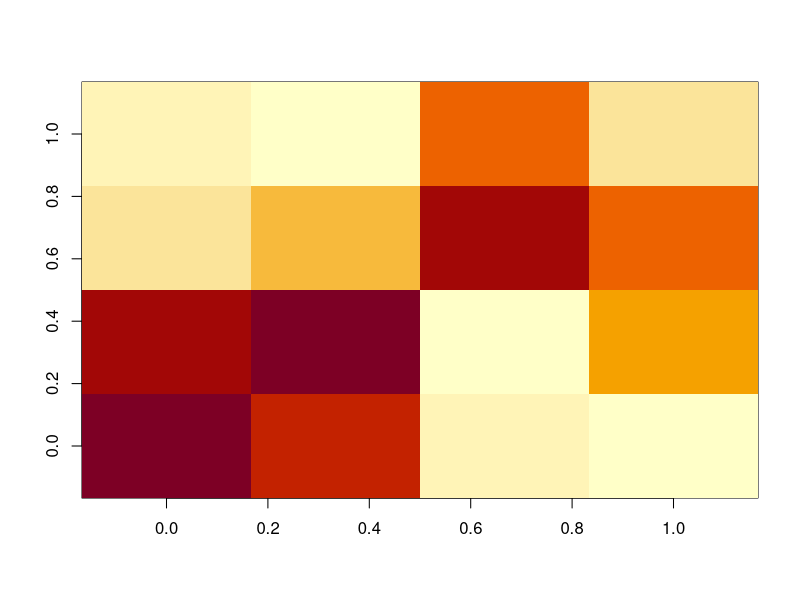
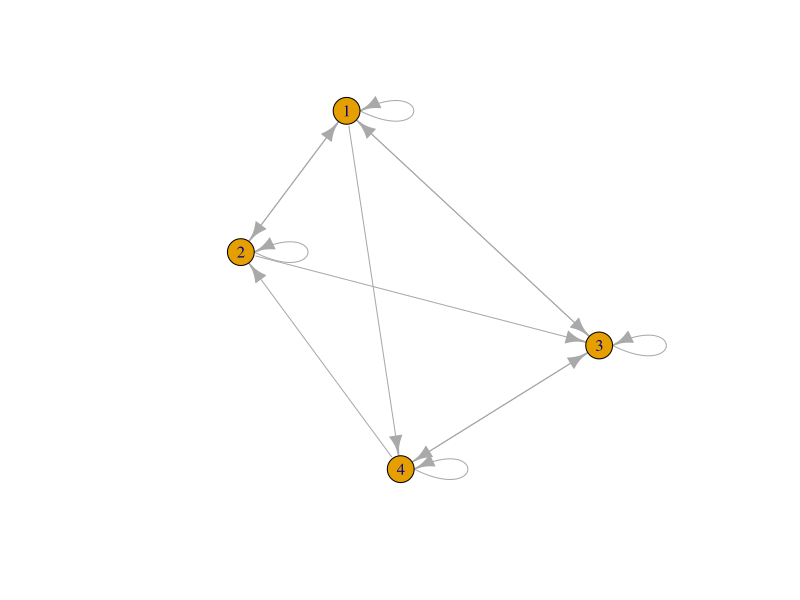

Source code (R) for these figures, in order: (Note: this script raises an error after producing the figures.)
library(igraph)
library(ggplot2)
#movemat is an adjacency matrix, (i,j) is the connectivity of i to j
movemat = matrix(c(1,.8,.1,0,
                   .9,1,0,.5,
                   .2,.4,.9,.6,
                   .1,.0,.6,.2),ncol=4)

image(movemat)
#construct network
gall<-graph.adjacency(as.matrix(movemat),weighted=T,mode="directed")


plot.igraph(gall)
degree(gall)
closeness(gall)
betweenness(gall)
evcent(gall)$vector

commall=cluster_walktrap(gall,weights=E(gall)$weight,merges=TRUE,modularity=TRUE) #this creates an object that stores the heirarchical community structure

commall$membership # returns a string of values that tells you community membership of each node (in this case, there are 4 nodes)
# if the row/column order corresponds with the rows in a shapefile or a data frame, you could just attach this onto the shapefile directly
# e.g. shapefile$community_membership = commall$membership
# (just make sure the rows correspond to the rows/columns in your adjacency matrix first)


cut_at(commall,no=2) # you can manually define the number of communities


#virginia data example
library(sf)
VA_shp=read_sf(dsn="VA_shapefile_wpop",
               layer="VA_shapefile_wpop",stringsAsFactors = F)

adjmat = read.csv("VAmatrix_average.csv",row.names=1,header=T, check.names = F)


g<-graph.adjacency(as.matrix(adjmat),weighted=T,mode="undirected")
g <- simplify(g)
plot.igraph(g)

comm_struct=cluster_walktrap(g,weights=E(g)$weight,merges=TRUE)

community_structure = data.frame(FIPS = as.numeric(comm_struct$names), community = comm_struct$membership)

VA_shp_with_comm = merge(VA_shp, community_structure, by.x = "STCOFIPS", by.y = "FIPS")

ggplot()+ 
  geom_sf(data=VA_shp_with_comm,aes(fill=as.factor(community)))+
  scale_fill_brewer(guide="none",palette="Set3") 
ggtitle("Community structure")++theme_bw()

eigenvector_centrality = data.frame(FIPS = names(evcent(g)$vector), evec = evcent(g)$vector)
VA_shp_with_evec = merge(VA_shp, eigenvector_centrality, by.x = "STCOFIPS", by.y = "FIPS")

ggplot()+ 
  geom_sf(data=VA_shp_with_evec,aes(fill=evec))+
  scale_fill_distiller(palette="YlOrRd" , direction = 1)  +
  ggtitle("Eigenvector centrality")+
  theme_bw()

#degree distribution
adjmat_degree = adjmat
diag(adjmat_degree) = 0

hist(colSums(adjmat))
VA_shp$degree = colSums(adjmat)
ggplot()+ 
  geom_sf(data=VA_shp,aes(fill=degree))+
  scale_fill_distiller(palette="YlOrRd" , direction = 1, trans = "log10")  +theme_bw()
